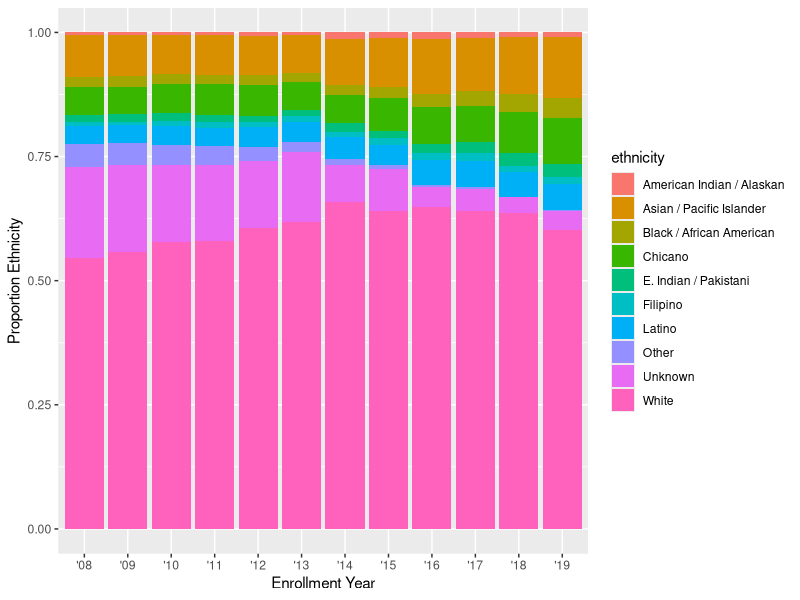

R code for this plot:
## ---- chunk 1
knitr::opts_chunk$set(echo = TRUE)
library(tidyverse)
library(here)
## ---- chunk 2
ucsb_grad <- read.csv(here("data","ucsb_grad_data.csv"))
## ---- chunk 3
ggplot(data=ucsb_grad, aes(x=  year_abbr, y=domestic_enrollment, fill=ethnicity))+
  geom_col(position = "fill") +
  labs(x="Enrollment Year", y="Proportion Ethnicity")
